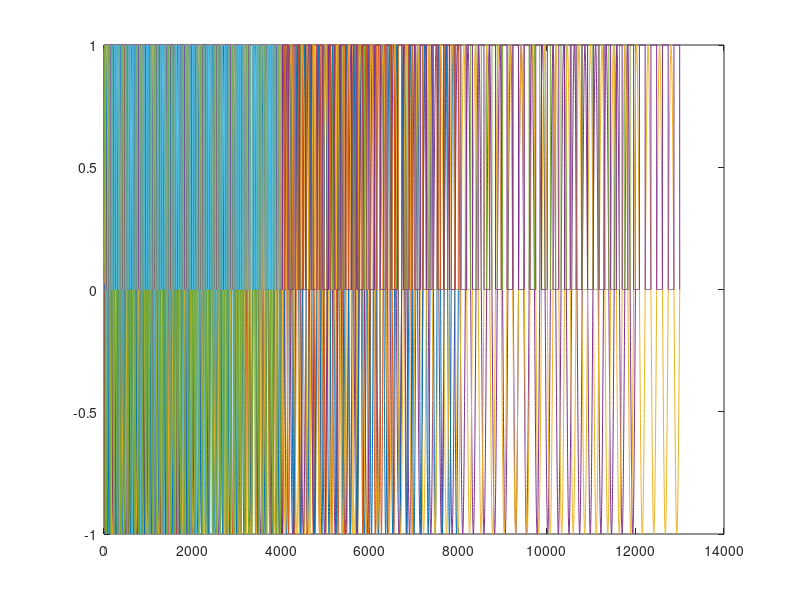

MATLAB code to generate this figure:

clear
hold off
%% 以下为数字信号采样
% x = 1:8192*10; % signal_duration=10s under Fs=8192
% x = 1:8192*5;  % signal_duration=5s under Fs=8192
Fs = 8192;
Fs = 1000;
Fs_v = [1000, 2000, 3000, 4000, 5000;
        6000, 7000, 8000, 9000, 10000;
        1100, 12000,13000,14000,15000;]
for kk = 1:10
    Fs = Fs_v(kk);
x = 1:Fs*1;      % signal_duration=1s
freq = 50; % signal frequency /Hz


% SIG_sin
SIG_sin = sin(2*pi*freq/Fs*x);
plot(x, SIG_sin)
hold on
sound(SIG_sin, Fs);


% SIG_sq
sq_wid_l = 0.5;
sq_wid_s = 1-sq_wid_l;
tep = zeros(size(x));

for k = 1:x(end)
    sec = freq/Fs*k;
    if sec-fix(sec)<sq_wid_l
        tep(k) = 0;
    else
        tep(k) = 1;
    end
end

SIG_sq = tep;

plot(x, SIG_sq)
% sound(SIG_sq, Fs)


pause(1)
end


%% 以下为模拟信号采样




%{
t = linspace(0, 4.8, 4.8e+4);
f0 = 200;
f1 = 10000;
Fs = 1/mean(diff(t));
x = chirp(t, f0, t(end), f1);

sound(x, Fs)
figure(1)
plot(t, x)
%}



%{
load gong
% sound(y,Fs)
sound(sin(2*pi*25*(1:4000)/100));

load chirp
sound(x, Fs)
%}







